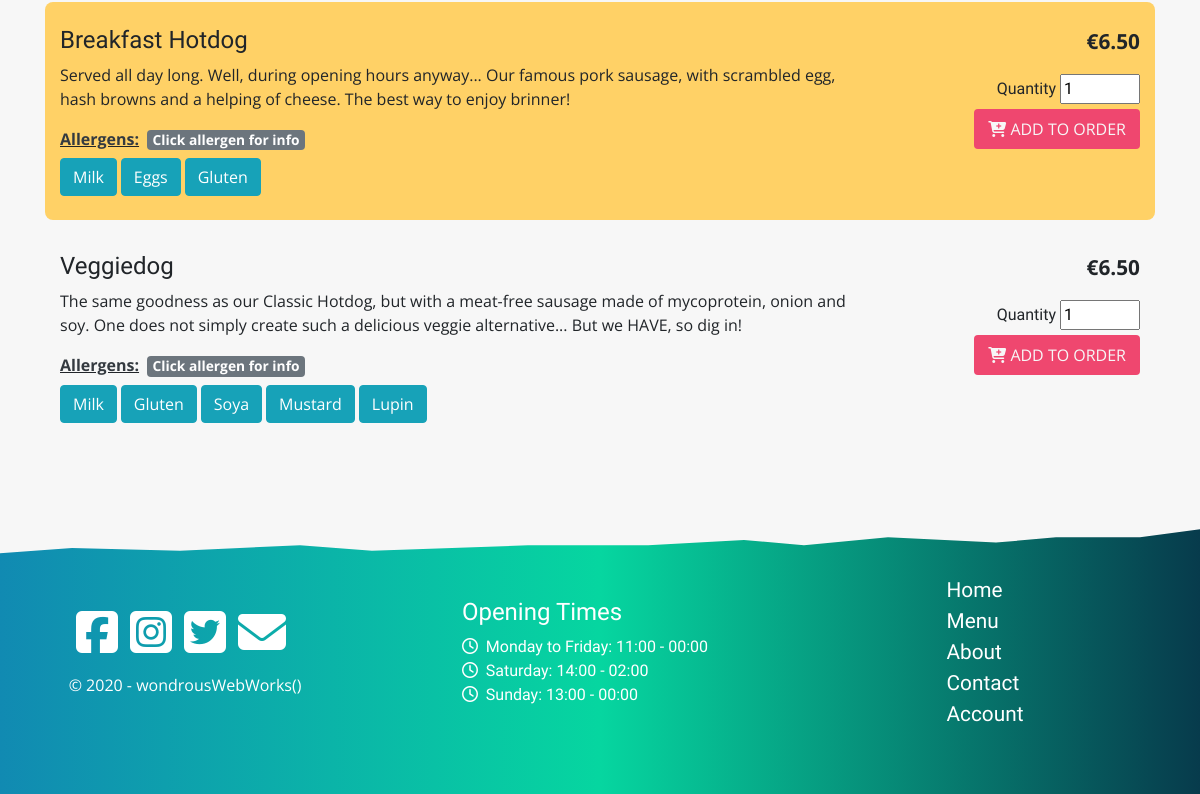
/menu/?category=hotdogs (lower part), run on an earlier commit of the app's database.
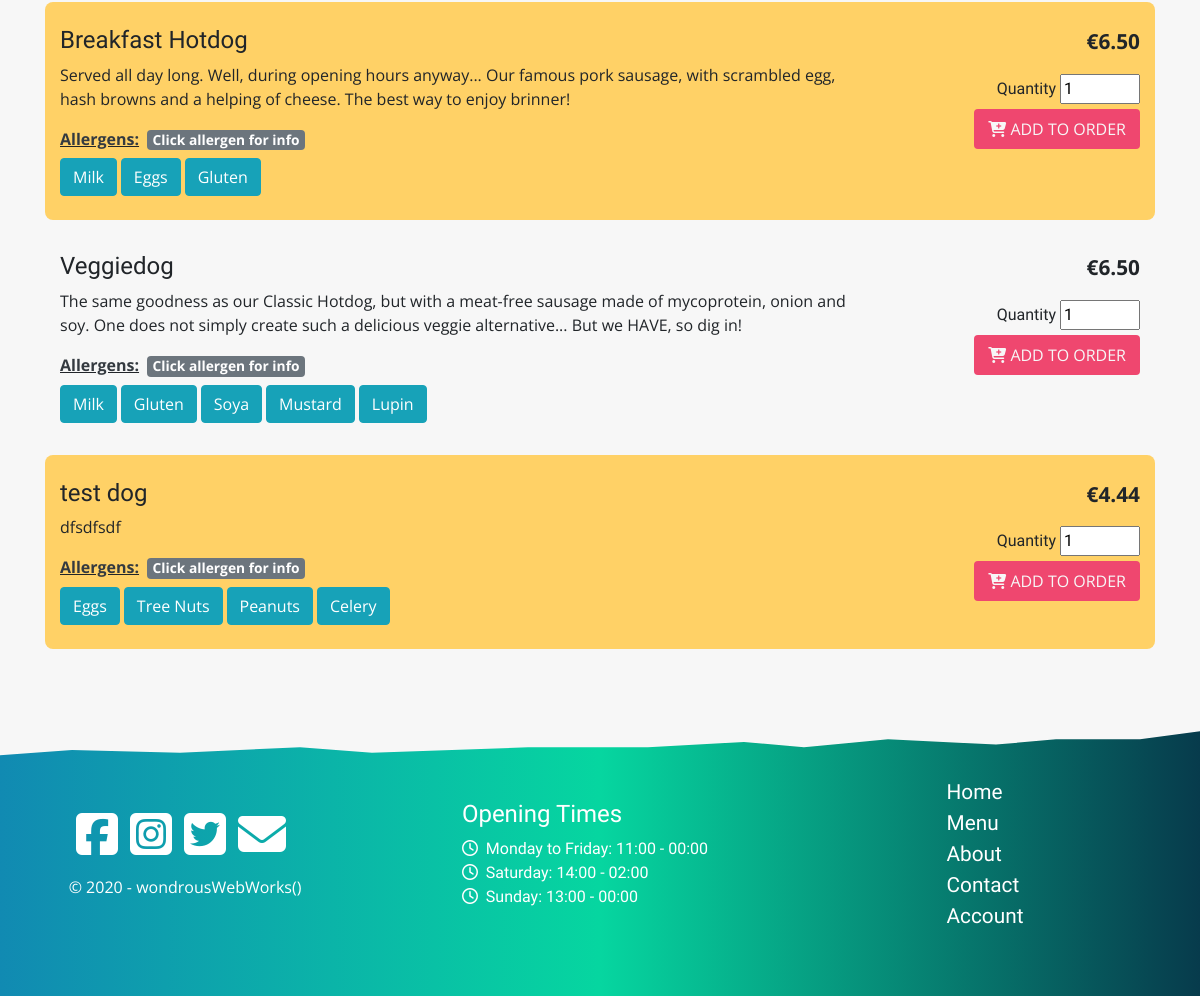
And on a later commit of the database.
### menu/models.py (models this page shows, shortened)
class Product(models.Model):
    category = models.ForeignKey('Category', null=True, blank=True, on_delete=models.SET_NULL)
    name = models.CharField(max_length=254, null=True, blank=True)
    description = models.TextField()
    price = models.DecimalField(max_digits=4, decimal_places=2)
    is_vegetarian = models.BooleanField(null=True, blank=True)
    allergens = models.ManyToManyField('Allergen')

class Allergen(models.Model):
    name = models.CharField(max_length=254)
    friendly_name = models.CharField(max_length=254, null=True, blank=True)
    info_url = models.CharField(max_length=254, null=True, blank=True)

### menu/views.py (the view)
# urls.py: path('menu/', include('menu.urls')),
def menu(request):
    menu = Product.objects.all()
    categories = None
    if request.GET:
        if 'category' in request.GET:
            categories = request.GET['category'].split(',')
            menu = menu.filter(category__name__in=categories)
            categories = Category.objects.filter(name__in=categories)
    context = {
        'menu': menu,
        'categories': categories
    }
    return render(request, 'menu/menu.html', context)

### cart/contexts.py (called while the page is built, shortened)
def cart_content(request):
    cart_items = []
    sub_total = 0
    order_total = 0
    product_count = 0
    delivery_threshold = settings.DELIVERY_THRESHOLD
    delivery_charge = settings.DELIVERY_CHARGE
    cart = request.session.get('cart', {})
    order_total = delivery_charge + sub_total
    context = {
        'cart_items': cart_items,
        'sub_total': sub_total,
        'product_count': product_count,
        'delivery_threshold': delivery_threshold,
        'delivery_charge': delivery_charge,
        'order_total': order_total,
    }
    return context

### menu/templates/menu/menu.html (shortened to what this page needs)
{% extends 'base.html' %}
{% block content %}
<article id="menu" class="container">
    {% for menu_item in menu %}
        <div class="row menu-item py-4 mb-2 mx-auto" {% if not forloop.first %}data-aos="fade-up" data-aos-duration="1000" data-aos-easing="ease-in-out"{% endif %}>
            <div class="col-sm-9">
                <h3>{{ menu_item.name }}</h3>
                <p>{{ menu_item.description }}</p>
                {% if menu_item.allergens.all %}
                    <h4><a class="text-dark" href="https://erudus.com/14-major-food-allergens-for-eu-food-information-for-consumers/" target="blank"><strong>Allergens:</strong></a><span class="badge badge-secondary ml-2">Click allergen for info</span></h4>
                    {% for allergen in menu_item.allergens.all %}
                        <a href="{{ allergen.info_url }}" target="_blank" class="allergen btn btn-info">{{ allergen.friendly_name }}</a>
                    {% endfor %}
                {% endif %}
            </div>
            <div class="col-sm-3 price-and-add-button text-right">
                <p class="text-right"><strong>€{{ menu_item.price }}</strong></p>
                <form class="form" action="{% url 'add_to_cart' menu_item.id %}" method="POST">
                    <label for="id_qty_{{ menu_item.id }}">Quantity</label>
                    <input type="number" name="quantity" value="1" min="1" max="99" data-item_id="{{ menu_item.id }}" id="id_qty_{{ menu_item.id }}">
                    <button class="btn add-or-update-button"><i class="fas fa-cart-plus"></i>  ADD TO ORDER</button>
                </form>
            </div>
        </div>
    {% endfor %}
</article>
{% endblock %}

### templates/base.html (shortened to what this page needs)
<!doctype html>
{% load static %}
<html lang="en">
  <head>
    {% block core_css %}
      <link rel="stylesheet" href="https://stackpath.bootstrapcdn.com/bootstrap/4.5.0/css/bootstrap.min.css">
      <link rel="stylesheet" href="https://unpkg.com/aos@next/dist/aos.css" />
      <link rel="stylesheet" href="{% static 'css/base.css' %}">
    {% endblock %}
  </head>
  <body>
    {% block content %}
    {% endblock %}
    {% include 'includes/footer.html' %}
  </body>
</html>

### templates/includes/navbar.html (shortened to what this page needs)
{% load static %}

### templates/includes/footer.html (shortened to what this page needs)
<footer>
    <div class="row py-5">
        <div class="order-3 col-12 order-lg-1 col-lg-4 social-and-copyright text-center footer-col">
            <article>
                <ul class="list-inline">
                    <li class="d-inline pr-2"><a href="#"><i class="fab fa-facebook-square"></i></a></li>
                    <li class="d-inline pr-2"><a href="#"><i class="fab fa-instagram-square"></i></a></li>
                    <li class="d-inline pr-2"><a href="#"><i class="fab fa-twitter-square"></i></a></li>
                    <li class="d-inline pr-2"><a href="#"><i class="fas fa-envelope"></i></a></li>
                </ul>
                <p>&copy; 2020 - wondrousWebWorks()</p>
            </article>
        </div>
        <div class="order-2 col-12 col-md-6 col-lg-4 footer-col mb-2 mb-sm-0">
            <article>
                <h4 class="text-white">Opening Times</h4>
                <ul class="list-unstyled nav-links text-white">
                    <li><i class="far fa-clock"></i>&nbsp;&nbsp;Monday to Friday: 11:00 - 00:00</li>
                    <li><i class="far fa-clock"></i>&nbsp;&nbsp;Saturday: 14:00 - 02:00</li>
                    <li><i class="far fa-clock"></i>&nbsp;&nbsp;Sunday: 13:00 - 00:00</li>
                </ul>
            </article>
        </div>
        <div class="order-1 col-12 col-md-6 order-lg-2 col-lg-4 footer-col m-2 m-sm-0">
            <article>
                <ul class="list-unstyled nav-links">
                    <li><a href="{% url 'home' %}">Home</a></li>
                    <li><a href="{% url 'menu' %}">Menu</a></li>
                    <li><a href="#">About</a></li>
                    <li><a href="#">Contact</a></li>
                    <li><a href="#">Account</a></li>
                </ul>
            </article>
        </div>
    </div>
</footer>

### static/css/base.css (style rules this page uses)
:root { --primary-color: #06D6A0;--secondary-color: #EF476F;--tertiary-color: #FFD166;--quarternary-color: #118AB2;--quanary-color: #073B4C;--body-color: #f7f7f7 }
html { scroll-behavior:smooth }
body { font-size:16px;font-family:'Miltonian Tattoo', sans-serif;background-color:var(--body-color) }
p { font-family:"Open Sans", sans-serif }
* { scrollbar-width:thin;scrollbar-color:var(--tertiary-color) #111 }
.row { width:100% !important }
footer { margin-top:10vh;background:linear-gradient(to right, var(--quarternary-color), var(--primary-color), var(--quanary-color));clip-path:polygon(0 10%, 6% 8%, 15% 9%, 25% 7%, 31% 9%, 44% 7%, 54% 7%, 62% 5%, 67% 7%, 74% 4%, 83% 6%, 88% 4%, 95% 4%, 100% 1%, 100% 100%, 0 100%) }
footer .footer-col { display:flex;flex-direction:column;justify-content:center;align-items:center }
footer .nav-links li a { text-decoration:none;color:white;font-family:"Metal Mania", sans-serif;font-size:1.3rem;transition:all .5s ease-in-out }
footer .social-and-copyright { color:white }
footer .social-and-copyright i { color:white;text-decoration:none;font-size:3rem;transition:all .5s ease-in-out }
#menu .menu-item:nth-child(even) { background-color:var(--tertiary-color);border-radius:.5rem }
#menu h3 { font-size:1.5rem }
#menu h4 { font-family:"Open Sans", sans-serif;font-size:1.15rem;text-decoration:underline }
#menu a { font-family:"Open Sans", sans-serif;font-size:1rem }
#menu .price-and-add-button p { font-size:1.3rem }
.add-or-update-button { font-size:1rem;font-family:"Open Sans", sans-serif;background-color:var(--secondary-color);color:var(--body-color);border:2px solid transparent }

What changed in the data, as far as the page shows it:
added Product: name "test dog", description "dfsdfsdf", price "4.44", Allergen (friendly_name "Eggs")
now on this page (row unchanged): Allergen: friendly_name "Tree Nuts", shown under "test dog"
now on this page (row unchanged): Allergen: friendly_name "Peanuts", shown under "test dog"
now on this page (row unchanged): Allergen: friendly_name "Celery", shown under "test dog"
